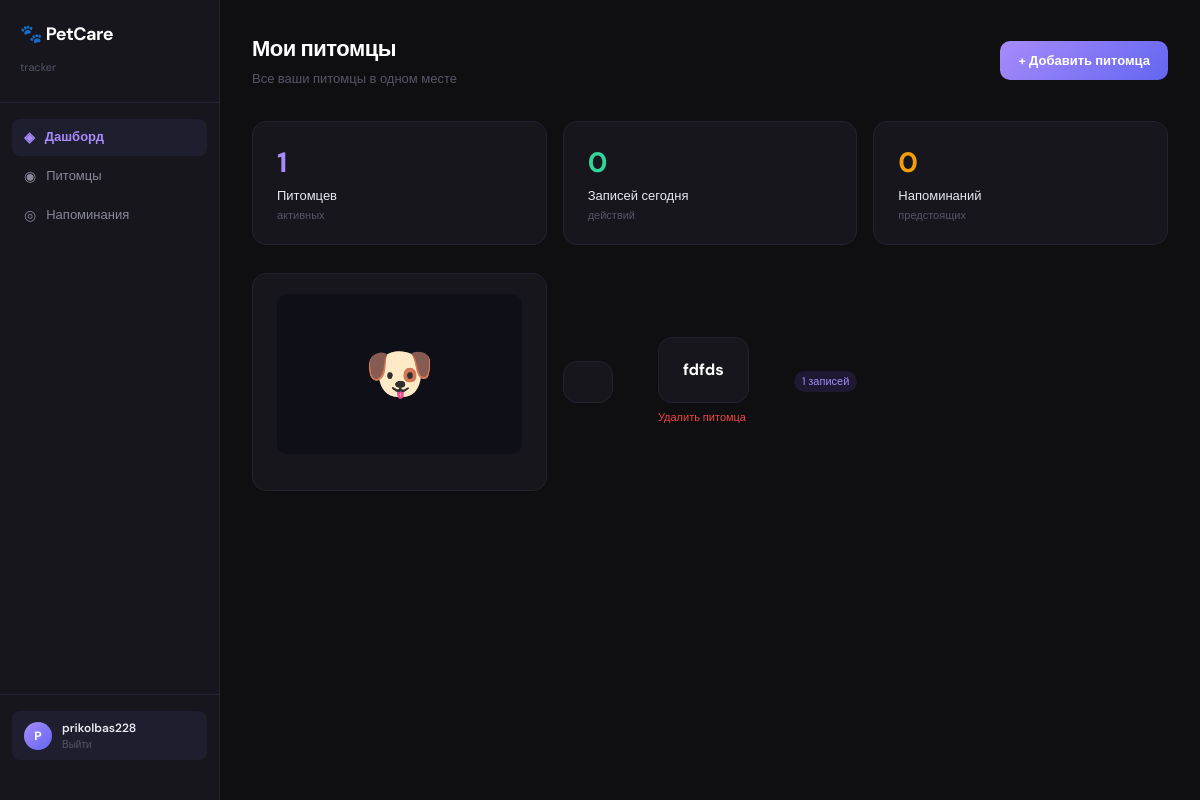
The app's page / (signed in), older data.
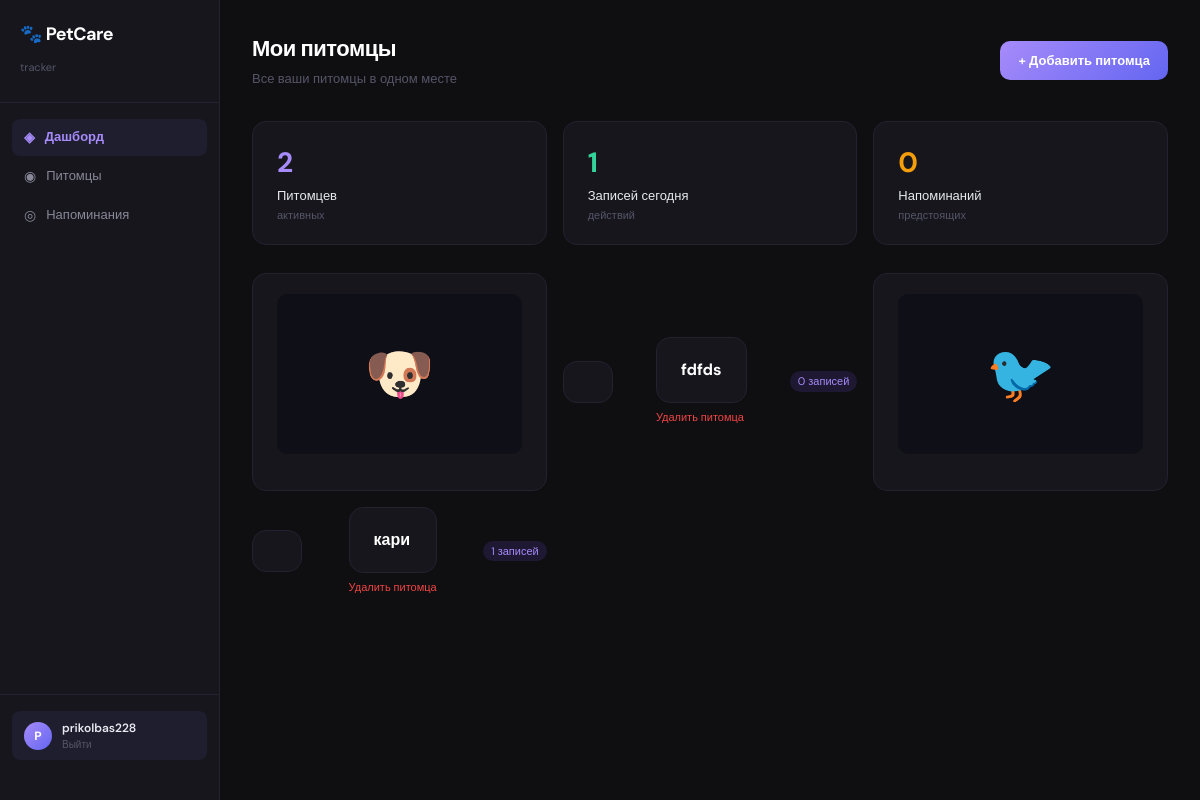
The same page, newer data.
### petcare_tracker/models.py (models this page shows)
class Pet(models.Model):
    SPECIES = [('dog','Собака'),('cat','Кошка'),('bird','Птица'),('other','Другое')]
    owner = models.ForeignKey(User, on_delete=models.CASCADE)
    name = models.CharField(max_length=100)
    species = models.CharField(choices=SPECIES)
    photo = models.ImageField(upload_to='pets/', blank=True)
    birth_date = models.DateField()

### petcare_tracker/views.py (the view)
# urls.py: path('', views.pet_list, name='pet_list'),
@login_required
def pet_list(request):
    pets = Pet.objects.filter(owner=request.user)
    today = timezone.now().date()
    logs_today = HabitLog.objects.filter(
        pet__owner=request.user,
        logged_at__date=today
    ).count()
    reminders_count = Reminder.objects.filter(
        pet__owner=request.user,
        remind_at__gte=timezone.now(),
        is_sent=False
    ).count()
    return render(request, 'pets/pet_list.html', {
        'pets': pets,
        'logs_today': logs_today,
        'reminders_count': reminders_count,
    })

### petcare_tracker/templates/pets/pet_list.html (shortened to what this page needs)
{% extends 'base.html' %}
{% block content %}
<div class="page-header">
    <div>
        <div class="page-title">Мои питомцы</div>
        <div class="page-subtitle">Все ваши питомцы в одном месте</div>
    </div>
    <a href="{% url 'pet_add' %}" class="btn-primary-custom">+ Добавить питомца</a>
</div>
<div style="display:grid; grid-template-columns:repeat(3,1fr); gap:16px; margin-bottom:28px;">
    <div class="stat-card">
        <div class="stat-value" style="color:#a78bfa;">{{ pets.count }}</div>
        <div class="stat-label">Питомцев</div>
        <div class="stat-sub">активных</div>
    </div>
    <div class="stat-card">
        <div class="stat-value" style="color:#34d399;">{{ logs_today }}</div>
        <div class="stat-label">Записей сегодня</div>
        <div class="stat-sub">действий</div>
    </div>
    <div class="stat-card">
        <div class="stat-value" style="color:#f59e0b;">{{ reminders_count }}</div>
        <div class="stat-label">Напоминаний</div>
        <div class="stat-sub">предстоящих</div>
    </div>
</div>
{% if pets %}
<div style="display:grid; grid-template-columns:repeat(auto-fill, minmax(280px,1fr)); gap:16px;">
    {% for pet in pets %}
    <a href="{% url 'pet_detail' pet.pk %}" class="card-dark" style="text-decoration:none; display:block; transition:border-color 0.15s;" onmouseover="this.style.borderColor='#a78bfa33'" onmouseout="this.style.borderColor='#222230'">
        {% if pet.photo %}
            <img src="{{ pet.photo.url }}" style="width:100%; height:160px; object-fit:cover; border-radius:10px; margin-bottom:16px;">
        {% else %}
            <div style="width:100%; height:160px; background:#0f0f18; border-radius:10px; display:flex; align-items:center; justify-content:center; font-size:56px; margin-bottom:16px;">
                {% if pet.species == 'dog' %}🐶
                {% elif pet.species == 'cat' %}🐱
                {% elif pet.species == 'bird' %}🐦
                {% else %}🐾{% endif %}
            </div>
        {% endif %}
        <div style="display:flex; justify-content:space-between; align-items:center;">
            <div>
                <div style="font-size:16px; font-weight:700; color:#fff;">{{ pet.name }}</div>
                <a href="{% url 'remove_pet' pet.pk %}" style="font-size:11px; color:#ef4444; text-decoration:none; margin-top:6px; display:block;">Удалить питомца</a>
            </div>
            <span class="pet-badge">{{ pet.logs.count }} записей</span>
        </div>
    </a>
    {% endfor %}
</div>
{% endif %}
{% endblock %}

Row changes from the older to the newer data that the page shows:
computed for Pet "fdfds": logs.count "1" → "0"
added Pet: name "кари", logs.count "1"
Text that changed along with them:
{{ pets.count }}: "1" → "2"
{{ logs_today }}: "0" → "1"
